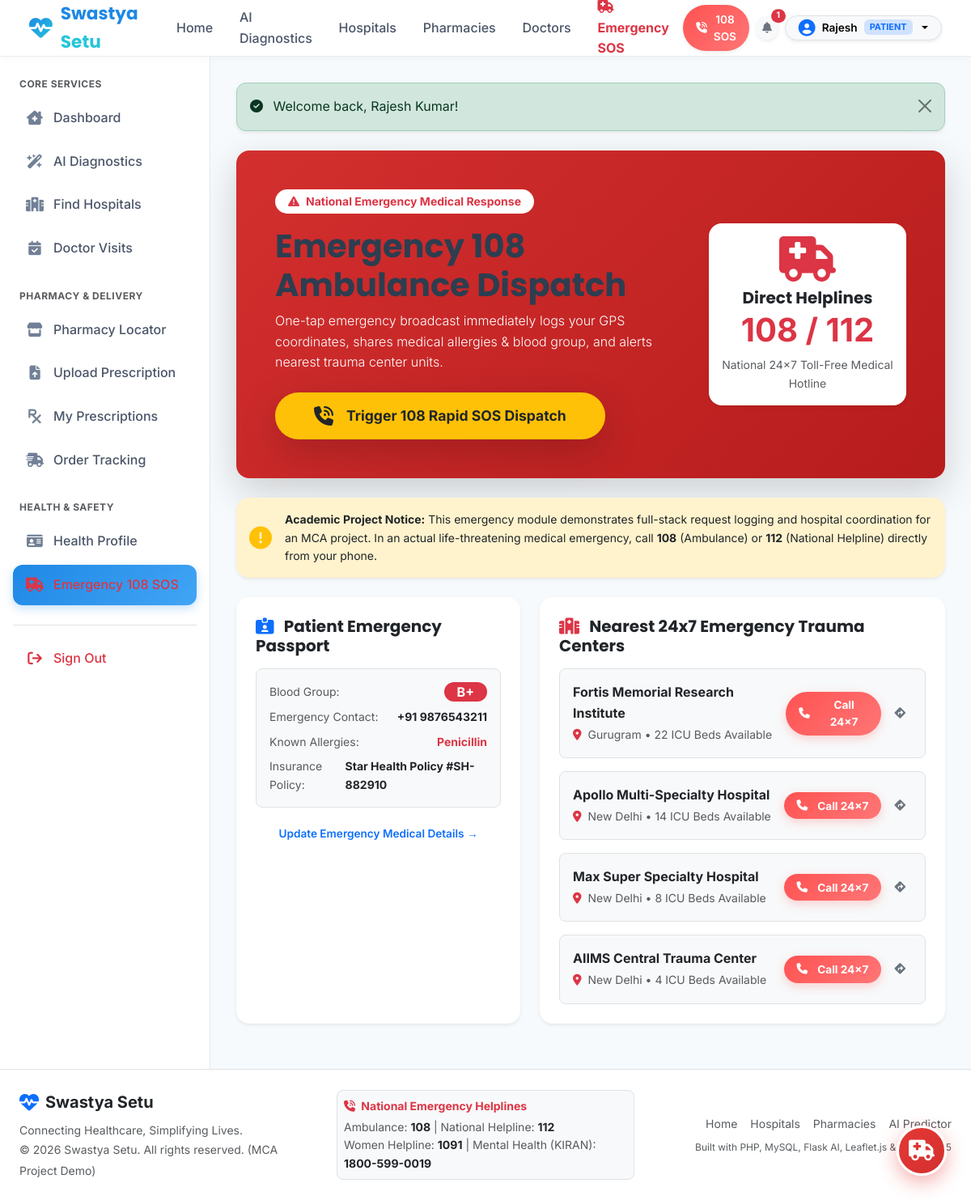
Page /user/sos.php (signed in) on the committed database.
### tables this page shows
CREATE TABLE IF NOT EXISTS `user_profiles` (
  `id` INT AUTO_INCREMENT PRIMARY KEY,
  `user_id` INT NOT NULL UNIQUE,
  `blood_group` VARCHAR(10) DEFAULT 'O+',
  `age` INT DEFAULT 30,
  `gender` ENUM('Male', 'Female', 'Other') DEFAULT 'Male',
  `address` TEXT NULL,
  `city` VARCHAR(100) DEFAULT 'New Delhi',
  `emergency_contact_name` VARCHAR(150) DEFAULT 'Suman Kumar (Family)',
  `emergency_contact_phone` VARCHAR(20) DEFAULT '+91 9876543210',
  `medical_history` TEXT NULL,
  `allergies` TEXT NULL,
  `insurance_info` VARCHAR(255) DEFAULT 'Star Health Comprehensive (#SH-90812)',
  CONSTRAINT fk_user_profile FOREIGN KEY (`user_id`) REFERENCES `users`(`id`) ON DELETE CASCADE
);

CREATE TABLE IF NOT EXISTS `hospitals` (
  `id` INT AUTO_INCREMENT PRIMARY KEY,
  `user_id` INT NULL,
  `name` VARCHAR(200) NOT NULL,
  `city` VARCHAR(100) NOT NULL DEFAULT 'New Delhi',
  `address` TEXT NOT NULL,
  `phone` VARCHAR(30) NOT NULL,
  `email` VARCHAR(150) NOT NULL,
  `hospital_type` ENUM('Govt', 'Private') NOT NULL DEFAULT 'Private',
  `emergency_services` TINYINT(1) NOT NULL DEFAULT 1,
  `icu_available` TINYINT(1) NOT NULL DEFAULT 1,
  `blood_bank` TINYINT(1) NOT NULL DEFAULT 1,
  `available_beds` INT NOT NULL DEFAULT 12,
  `total_beds` INT NOT NULL DEFAULT 50,
  `latitude` DECIMAL(10, 7) NOT NULL DEFAULT 28.6139,
  `longitude` DECIMAL(10, 7) NOT NULL DEFAULT 77.2090,
  `status` ENUM('pending', 'approved', 'rejected') NOT NULL DEFAULT 'approved',
  `created_at` TIMESTAMP DEFAULT CURRENT_TIMESTAMP,
  INDEX idx_hosp_city (`city`),
  INDEX idx_hosp_type (`hospital_type`)
);

### user/sos.php (the view, shortened to what this page needs)
<?php
require_once __DIR__ . '/../includes/functions.php';
$user = currentUser();
$db = getDB();
$profStmt = $db->prepare("SELECT * FROM user_profiles WHERE user_id = ? LIMIT 1");
$profStmt->execute([$user['id']]);
$profile = $profStmt->fetch() ?: [];
$emergencyHospitals = $db->query("SELECT * FROM hospitals WHERE status = 'approved' AND emergency_services = 1 ORDER BY available_beds DESC LIMIT 4")->fetchAll();
require_once __DIR__ . '/../includes/header.php';
?>
<div class="d-flex">
    <?php require_once __DIR__ . '/../includes/sidebar.php'; ?>
    <div class="content-wrapper">
        <div class="container-fluid p-0">
            <?= displayFlash() ?>
            <div class="card border-0 shadow-lg rounded-4 mb-4 text-white p-4 p-md-5" style="background: linear-gradient(135deg, #D32F2F, #B71C1C);">
                <div class="row align-items-center g-4">
                    <div class="col-lg-8">
                        <div class="d-inline-flex align-items-center gap-2 bg-white text-danger px-3 py-1 rounded-pill small fw-bold mb-3">
                            <i class="fa-solid fa-triangle-exclamation"></i> National Emergency Medical Response
                        </div>
                        <h1 class="fw-bold mb-2 display-6">Emergency 108 Ambulance Dispatch</h1>
                        <p class="lead fs-6 opacity-90 mb-4">
                            One-tap emergency broadcast immediately logs your GPS coordinates, shares medical allergies & blood group, and alerts nearest trauma center units.
                        </p>
                        <form method="POST" action="sos.php" class="d-inline">
                            <button type="submit" class="btn btn-warning btn-lg rounded-pill px-5 py-3 fw-bold shadow-lg text-dark pulse-sos" onclick="return confirm('Trigger 108 Emergency SOS broadcast now?')">
                                <i class="fa-solid fa-phone-volume me-2 fs-4"></i> Trigger 108 Rapid SOS Dispatch
                            </button>
                        </form>
                    </div>
                    <div class="col-lg-4 text-center">
                        <div class="p-3 rounded-4 bg-white text-dark shadow-sm">
                            <i class="fa-solid fa-truck-medical text-danger" style="font-size: 3.5rem;"></i>
                            <h5 class="fw-bold text-dark mt-2 mb-1">Direct Helplines</h5>
                            <div class="display-6 fw-bold text-danger">108 / 112</div>
                            <small class="text-muted d-block mt-2">National 24x7 Toll-Free Medical Hotline</small>
                        </div>
                    </div>
                </div>
            </div>
            <div class="alert alert-warning border-0 rounded-4 shadow-sm p-3 mb-4 d-flex align-items-center gap-3">
                <i class="fa-solid fa-circle-exclamation text-warning fs-3"></i>
                <div class="small text-dark">
                    <strong>Academic Project Notice:</strong> This emergency module demonstrates full-stack request logging and hospital coordination for an MCA project. In an actual life-threatening medical emergency, call <strong>108</strong> (Ambulance) or <strong>112</strong> (National Helpline) directly from your phone.
                </div>
            </div>
            <div class="row g-4 mb-4">
                <div class="col-md-5">
                    <div class="card border-0 shadow-sm rounded-4 p-4 bg-white h-100">
                        <h5 class="fw-bold text-dark mb-3"><i class="fa-solid fa-id-card-clip text-primary me-2"></i> Patient Emergency Passport</h5>
                        <div class="p-3 rounded-3 bg-light border mb-3">
                            <div class="d-flex justify-content-between align-items-center mb-2">
                                <span class="text-muted small">Blood Group:</span>
                                <span class="badge bg-danger rounded-pill px-3 py-1 fs-6"><?= htmlspecialchars($profile['blood_group'] ?? 'O+') ?></span>
                            </div>
                            <div class="d-flex justify-content-between align-items-center mb-2">
                                <span class="text-muted small">Emergency Contact:</span>
                                <strong class="text-dark small"><?= htmlspecialchars($profile['emergency_contact_phone'] ?? '+91 9876543210') ?></strong>
                            </div>
                            <div class="d-flex justify-content-between align-items-center mb-2">
                                <span class="text-muted small">Known Allergies:</span>
                                <strong class="text-danger small"><?= htmlspecialchars($profile['allergies'] ?: 'None Reported') ?></strong>
                            </div>
                            <div class="d-flex justify-content-between align-items-center">
                                <span class="text-muted small">Insurance Policy:</span>
                                <strong class="text-dark small"><?= htmlspecialchars($profile['insurance_info'] ?: 'Star Health (#SH-90812)') ?></strong>
                            </div>
                        </div>
                        <a href="<?= BASE_URL ?>/user/profile.php" class="btn btn-outline-primary btn-sm rounded-pill w-100">
                            Update Emergency Medical Details &rarr;
                        </a>
                    </div>
                </div>
                <div class="col-md-7">
                    <div class="card border-0 shadow-sm rounded-4 p-4 bg-white h-100">
                        <h5 class="fw-bold text-dark mb-3"><i class="fa-solid fa-hospital text-danger me-2"></i> Nearest 24x7 Emergency Trauma Centers</h5>
                        <div class="d-flex flex-column gap-3">
                            <?php foreach ($emergencyHospitals as $hosp): ?>
                                <div class="p-3 rounded-3 bg-light border d-flex justify-content-between align-items-center">
                                    <div>
                                        <strong class="text-dark d-block"><?= htmlspecialchars($hosp['name']) ?></strong>
                                        <small class="text-muted"><i class="fa-solid fa-location-dot text-danger me-1"></i> <?= htmlspecialchars($hosp['city']) ?> • <?= $hosp['available_beds'] ?> ICU Beds Available</small>
                                    </div>
                                    <div class="d-flex gap-2">
                                        <a href="tel:<?= htmlspecialchars($hosp['phone']) ?>" class="btn btn-danger btn-sm rounded-pill px-3 fw-bold">
                                            <i class="fa-solid fa-phone me-1"></i> Call 24x7
                                        </a>
                                        <a href="https://www.google.com/maps/dir/?api=1&destination=<?= $hosp['latitude'] ?>,<?= $hosp['longitude'] ?>" target="_blank" class="btn btn-outline-secondary btn-sm rounded-pill px-2">
                                            <i class="fa-solid fa-diamond-turn-right"></i>
                                        </a>
                                    </div>
                                </div>
                            <?php endforeach; ?>
                        </div>
                    </div>
                </div>
            </div>
        </div>
    </div>
</div>
<?php require_once __DIR__ . '/../includes/footer.php'; ?>

### css/styles.css (style rules this page uses)
:root { --primary: #1E88E5; --primary-dark: #1565C0; --primary-light: #E3F2FD; --secondary: #42A5F5; --accent: #26C6DA; --accent-light: #E0F7FA; --bg: #F7FAFC; --card-bg: #FFFFFF; --text-main: #2C3E50; --text-muted: #7F8C8D; --text-light: #95A5A6; --border-color: #E2E8F0; --danger: #FF5252; --danger-light: #FFEBEE; --success: #2ECC71; --success-light: #E8F8F5; --warning: #F39C12; --warning-light: #FEF9E7; --font-heading: 'Poppins', sans-serif; --font-body: 'Inter', sans-serif; --shadow-sm: 0 2px 8px rgba(30, 136, 229, 0.06); --shadow-md: 0 8px 24px rgba(30, 136, 229, 0.1); --shadow-lg: 0 16px 36px rgba(0, 0, 0, 0.08); --shadow-glass: 0 8px 32px 0 rgba(31, 38, 135, 0.07); --radius-sm: 8px; --radius-md: 14px; --radius-lg: 20px; --radius-full: 9999px; --transition-fast: all 0.2s cubic-bezier(0.4, 0, 0.2, 1); --transition-normal: all 0.3s cubic-bezier(0.4, 0, 0.2, 1); }
* { margin: 0; padding: 0; box-sizing: border-box; }
html { scroll-behavior: smooth; }
body { font-family: var(--font-body); background-color: var(--bg); color: var(--text-main); line-height: 1.6; overflow-x: hidden; }
h1, h2, h3, h4, h5, h6 { font-family: var(--font-heading); font-weight: 600; color: var(--text-main); }
a { text-decoration: none; color: inherit; }
button, input, select, textarea { font-family: inherit; outline: none; }
.btn { display: inline-flex; align-items: center; justify-content: center; gap: 8px; padding: 0.7rem 1.4rem; font-size: 0.95rem; font-weight: 600; border-radius: var(--radius-md); border: none; cursor: pointer; transition: var(--transition-fast); }
.btn-danger { background: linear-gradient(135deg, #FF5252, #FF7676); color: white; box-shadow: 0 4px 12px rgba(255, 82, 82, 0.25); }
.btn-sm { padding: 0.4rem 0.9rem; font-size: 0.85rem; }
.btn-lg { padding: 0.9rem 1.8rem; font-size: 1.1rem; }
.card { background: var(--card-bg); border-radius: var(--radius-lg); padding: 1.5rem; border: 1px solid var(--border-color); box-shadow: var(--shadow-sm); transition: var(--transition-normal); }

### includes/header.php (style rules this page uses)
:root { --primary: #1E88E5; --primary-dark: #1565C0; --secondary: #42A5F5; --accent: #26C6DA; --bg-light: #F7FAFC; }
body { font-family: 'Inter', sans-serif; background-color: var(--bg-light); color: #2C3E50; min-height: 100vh; display: flex; flex-direction: column; }
h1, h2, h3, h4, h5, h6 { font-family: 'Poppins', sans-serif; }
.content-wrapper { flex: 1; padding: 2rem; overflow-y: auto; }

### rows in the picture
user_profiles: blood_group "B+", emergency_contact_phone "+91 9876543211", allergies "Penicillin", insurance_info "Star Health Policy #SH-882910"
hospitals: name "Fortis Memorial Research Institute", city "Gurugram", available_beds "22"
hospitals: name "Apollo Multi-Specialty Hospital", city "New Delhi", available_beds "14"
hospitals: name "Max Super Specialty Hospital", city "New Delhi", available_beds "8"
hospitals: name "AIIMS Central Trauma Center", city "New Delhi", available_beds "4"

### other values in the picture
$unreadNotifCount "1"
explode(' ', $user['name'])[0] "Rajesh"
$user['role'] "PATIENT"
$f['message'] "Welcome back, Rajesh Kumar!"
APP_NAME "Swastya Setu"
APP_TAGLINE "Connecting Healthcare, Simplifying Lives."
